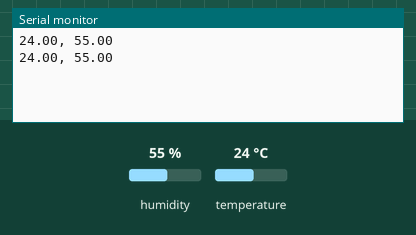
The sketch below on a simulated Arduino Uno, built with avr-gcc and run on an emulated ATmega328P. Parts: the last lines printed to the serial monitor. The inputs (shaded band) are chosen by the test bench; at power-on: humidity 55 %, temperature 24 °C.

Above: at 2.1 s.
2.2 s: humidity set to 22 %
At 3.5 s:
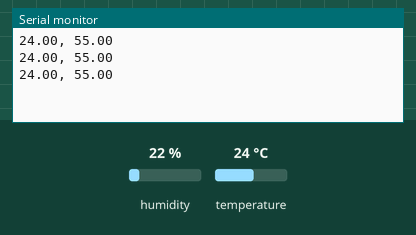
6.0 s: temperature set to 12 °C
At 6.6 s:
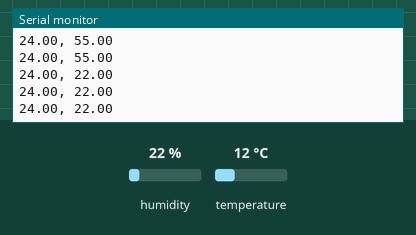
9.8 s: humidity set to 40 %
At 10.9 s:
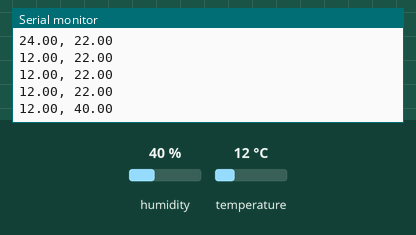
Timing chart, 0 to 12.8 s (numbered marks = the images above; inputs shaded):
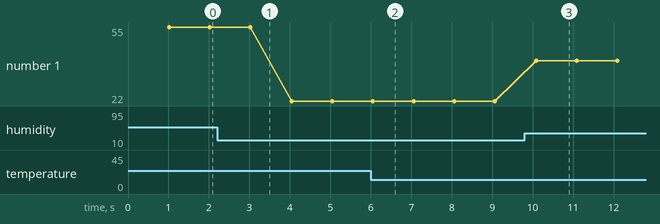

The sketch:

myDHT.ino
```cpp
#include <DHT.h>

DHT dht(6, DHT11);

void setup() {
  // put your setup code here, to run once:
  Serial.begin(9600);
  dht.begin();
  delay(999);
}

void loop() {
  // put your main code here, to run repeatedly:
  float h = dht.readHumidity();
  float t = dht.readTemperature();
  String outputText = String(t) + ", " + String(h);
  Serial.println(outputText);
  delay(999);
}
```

Measured:
- after the input at 9.8 s, the serial monitor: prints a new line after 0.29 s (image 3)
- plotted number 1: 55 → 22 after the input at 2.2 s, 22 → 40 after the input at 9.8 s
